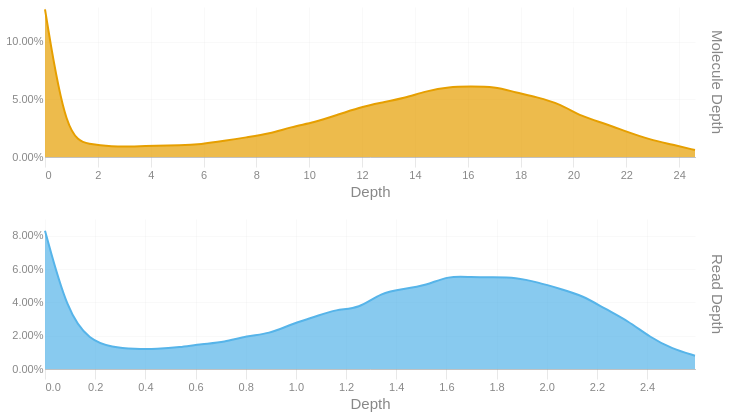

Notebook code for this chart:
### Code cell
readdep = depth_hist(tb['Read Depth'], q99, 3)
readdep = readdep.with_columns(pl.lit('Read Depth').alias('Metric'))
if not SKIPLR:
    moldep = depth_hist(tb['Molecule Depth'], mol_q99, 1)
    moldep = moldep.with_columns(pl.lit('Molecule Depth').alias('Metric'))
    _hist = pl.concat([readdep, moldep])
    _hist = _hist.filter(pl.col('Proportion') != 0)
    with SafeRender(_hist):
        (
            alt.Chart(_hist)        
            .mark_area(interpolate = "basis")
            .encode(
                x=alt.X('Bin:Q').scale(domainMin=0).axis(alt.Axis(title='Depth')),
                y = alt.Y('Proportion:Q', title = None).axis(format = '.2%'),
                color = alt.Color('Metric:N').legend(None),
                row = alt.Row("Metric:N").header(title = None, labelOrient = 'right'),
                tooltip = [
                    alt.Tooltip("Metric:N", title = "Metric"),
                    alt.Tooltip('Interval:N', title = "Depth Interval"),
                    alt.Tooltip('Proportion:Q', title = "% Alignments").format('.2%')
                ]
            )
            .resolve_scale(x='independent', y='independent')
            .properties(
                height = 150, width = 650,
                usermeta={'embedOptions': {'downloadFileName': f'{samplename}.depth.hist'}}
            )
        ).display()
else:
    readdep = readdep.filter(pl.col('Proportion') != 0)
    with SafeRender(readdep):
        (
            alt.Chart(readdep)        
            .mark_area(interpolate = "basis")
            .encode(
                x=alt.X('Bin:Q').scale(domainMin=0).axis(alt.Axis(title='Depth')),
                y = alt.Y('Proportion:Q', title = None).axis(format = '.2%'),
                tooltip = [
                    alt.Tooltip('Interval:N', title = "Depth Interval"),
                    alt.Tooltip('Proportion:Q', title = "% Alignments").format('.2%')
                ]
            )
            .properties(
                usermeta={'embedOptions': {'downloadFileName': f'{samplename}.depth.hist'}}
            )
        ).display()

### Figure 1 — Vega-Lite specification as saved in the notebook (floating-point values rounded to 4 significant figures)
{"width": 650, "height": 150, "config": {"title": {"anchor": "start", "dy": -15, "fontSize": 18, "color": "#888888", "subtitleColor": "#888888", "subtitleFontSize": 14}, "arc": {"fill": "#0072B2"}, "axis": {"domainColor": "#888888", "domainWidth": 0.5, "gridWidth": 0.2, "grid": false, "titleFontWeight": 400, "titleFontSize": 15, "labelFontSize": 11, "labelColor": "#888888", "tickColor": "#888888", "tickWidth": 0.2, "titleColor": "#888888"}, "axisBand": {"grid": false}, "axisX": {"grid": true, "tickSize": 10, "domainCap": "round"}, "axisY": {"domain": false, "grid": true, "tickSize": 0, "domainCap": "round"}, "background": "transparent", "header": {"labelFontSize": 15, "labelColor": "#888888", "titleFontSize": 15, "titleFontWeight": 600, "titleColor": "#888888"}, "legend": {"labelFont": "sans-serif", "labelFontSize": 12, "labelColor": "#888888", "symbolSize": 100, "symbolType": "circle", "titleFontSize": 12, "titlePadding": 10, "titleColor": "#888888", "title": null}, "range": {"category": ["#E69F00", "#56B4E9", "#009E73", "#F0E442", "#0072B2", "#D55E00", "#CC79A7", "#000000"], "diverging": ["#cfe8f3", "#a2d4ec", "#73bfe2", "#46abdb", "#1696d2", "#12719e"]}, "area": {"fill": "#0072B2", "fillOpacity": 0.7, "line": true, "strokeOpacity": 0.7}, "line": {"color": "#0072B2", "stroke": "#0072B2", "strokeWidth": 2}, "trail": {"color": "#0072B2", "stroke": "#0072B2", "strokeWidth": 0, "size": 1}, "point": {"filled": true, "fillOpacity": 1.0, "size": 95}, "text": {"color": "#888888", "fontSize": 11, "align": "right", "fontWeight": 400, "size": 11}, "bar": {"fill": "#0072B2", "stroke": null}, "view": {"stroke": null, "continuousWidth": 660, "continuousHeight": 400}}, "data": {"name": "data-1deb5c6c412f1550f2f0a258e9187ddd"}, "mark": {"type": "area", "interpolate": "basis"}, "encoding": {"color": {"field": "Metric", "legend": null, "type": "nominal"}, "row": {"field": "Metric", "header": {"title": null, "labelOrient": "right"}, "type": "nominal"}, "tooltip": [{"field": "Metric", "title": "Metric", "type": "nominal"}, {"field": "Interval", "title": "Depth Interval", "type": "nominal"}, {"field": "Proportion", "format": ".2%", "title": "% Alignments", "type": "quantitative"}], "x": {"axis": {"title": "Depth"}, "field": "Bin", "scale": {"domainMin": 0}, "type": "quantitative"}, "y": {"axis": {"format": ".2%"}, "field": "Proportion", "title": null, "type": "quantitative"}}, "resolve": {"scale": {"x": "independent", "y": "independent"}}, "usermeta": {"embedOptions": {"downloadFileName": "TF26LRJL0090_50B_H_10484332_23Y22YLT4_L7.depth.hist"}}, "$schema": "https://vega.github.io/schema/vega-lite/v6.4.1.json", "datasets": {"data-1deb5c6c412f1550f2f0a258e9187ddd": [{"Bin": 0.0, "Interval": "0.0-0.089", "Proportion": 0.083, "Metric": "Read Depth"}, {"Bin": 0.089, "Interval": "0.089-0.179", "Proportion": 0.034, "Metric": "Read Depth"}, {"Bin": 0.179, "Interval": "0.179-0.268", "Proportion": 0.017, "Metric": "Read Depth"}, {"Bin": 0.268, "Interval": "0.268-0.357", "Proportion": 0.013, "Metric": "Read Depth"}, {"Bin": 0.357, "Interval": "0.357-0.447", "Proportion": 0.012, "Metric": "Read Depth"}, {"Bin": 0.447, "Interval": "0.447-0.536", "Proportion": 0.012, "Metric": "Read Depth"}, {"Bin": 0.536, "Interval": "0.536-0.625", "Proportion": 0.013, "Metric": "Read Depth"}, {"Bin": 0.625, "Interval": "0.625-0.715", "Proportion": 0.015, "Metric": "Read Depth"}, {"Bin": 0.715, "Interval": "0.715-0.804", "Proportion": 0.016, "Metric": "Read Depth"}, {"Bin": 0.804, "Interval": "0.804-0.893", "Proportion": 0.02, "Metric": "Read Depth"}, {"Bin": 0.893, "Interval": "0.893-0.983", "Proportion": 0.021, "Metric": "Read Depth"}, {"Bin": 0.983, "Interval": "0.983-1.072", "Proportion": 0.027, "Metric": "Read Depth"}, {"Bin": 1.072, "Interval": "1.072-1.161", "Proportion": 0.031, "Metric": "Read Depth"}, {"Bin": 1.161, "Interval": "1.161-1.251", "Proportion": 0.036, "Metric": "Read Depth"}, {"Bin": 1.251, "Interval": "1.251-1.34", "Proportion": 0.036, "Metric": "Read Depth"}, {"Bin": 1.34, "Interval": "1.34-1.429", "Proportion": 0.046, "Metric": "Read Depth"}, {"Bin": 1.429, "Interval": "1.429-1.519", "Proportion": 0.048, "Metric": "Read Depth"}, {"Bin": 1.519, "Interval": "1.519-1.608", "Proportion": 0.05, "Metric": "Read Depth"}, {"Bin": 1.608, "Interval": "1.608-1.697", "Proportion": 0.056, "Metric": "Read Depth"}, {"Bin": 1.697, "Interval": "1.697-1.787", "Proportion": 0.055, "Metric": "Read Depth"}, {"Bin": 1.787, "Interval": "1.787-1.876", "Proportion": 0.055, "Metric": "Read Depth"}, {"Bin": 1.876, "Interval": "1.876-1.965", "Proportion": 0.055, "Metric": "Read Depth"}, {"Bin": 1.965, "Interval": "1.965-2.055", "Proportion": 0.052, "Metric": "Read Depth"}, {"Bin": 2.055, "Interval": "2.055-2.144", "Proportion": 0.048, "Metric": "Read Depth"}, {"Bin": 2.144, "Interval": "2.144-2.233", "Proportion": 0.044, "Metric": "Read Depth"}, {"Bin": 2.233, "Interval": "2.233-2.323", "Proportion": 0.036, "Metric": "Read Depth"}, {"Bin": 2.323, "Interval": "2.323-2.412", "Proportion": 0.029, "Metric": "Read Depth"}, {"Bin": 2.412, "Interval": "2.412-2.501", "Proportion": 0.019, "Metric": "Read Depth"}, {"Bin": 2.501, "Interval": "2.501-2.591", "Proportion": 0.012, "Metric": "Read Depth"}, {"Bin": 2.591, "Interval": "2.591-2.68", "Proportion": 0.008, "Metric": "Read Depth"}, {"Bin": 0.0, "Interval": "0.0-0.8", "Proportion": 0.128, "Metric": "Molecule Depth"}, {"Bin": 0.8, "Interval": "0.8-1.7", "Proportion": 0.016, "Metric": "Molecule Depth"}, {"Bin": 1.7, "Interval": "1.7-2.5", "Proportion": 0.011, "Metric": "Molecule Depth"}, {"Bin": 2.5, "Interval": "2.5-3.4", "Proportion": 0.009, "Metric": "Molecule Depth"}, {"Bin": 3.4, "Interval": "3.4-4.2", "Proportion": 0.009, "Metric": "Molecule Depth"}, {"Bin": 4.2, "Interval": "4.2-5.1", "Proportion": 0.01, "Metric": "Molecule Depth"}, {"Bin": 5.1, "Interval": "5.1-5.9", "Proportion": 0.01, "Metric": "Molecule Depth"}, {"Bin": 5.9, "Interval": "5.9-6.8", "Proportion": 0.011, "Metric": "Molecule Depth"}, {"Bin": 6.8, "Interval": "6.8-7.6", "Proportion": 0.014, "Metric": "Molecule Depth"}, {"Bin": 7.6, "Interval": "7.6-8.5", "Proportion": 0.017, "Metric": "Molecule Depth"}, {"Bin": 8.5, "Interval": "8.5-9.3", "Proportion": 0.02, "Metric": "Molecule Depth"}, {"Bin": 9.3, "Interval": "9.3-10.2", "Proportion": 0.026, "Metric": "Molecule Depth"}, {"Bin": 10.2, "Interval": "10.2-11.0", "Proportion": 0.03, "Metric": "Molecule Depth"}, {"Bin": 11.0, "Interval": "11.0-11.9", "Proportion": 0.036, "Metric": "Molecule Depth"}, {"Bin": 11.9, "Interval": "11.9-12.7", "Proportion": 0.043, "Metric": "Molecule Depth"}, {"Bin": 12.7, "Interval": "12.7-13.6", "Proportion": 0.047, "Metric": "Molecule Depth"}, {"Bin": 13.6, "Interval": "13.6-14.4", "Proportion": 0.051, "Metric": "Molecule Depth"}, {"Bin": 14.4, "Interval": "14.4-15.3", "Proportion": 0.057, "Metric": "Molecule Depth"}, {"Bin": 15.3, "Interval": "15.3-16.1", "Proportion": 0.061, "Metric": "Molecule Depth"}, {"Bin": 16.1, "Interval": "16.1-17.0", "Proportion": 0.061, "Metric": "Molecule Depth"}, {"Bin": 17.0, "Interval": "17.0-17.8", "Proportion": 0.061, "Metric": "Molecule Depth"}, {"Bin": 17.8, "Interval": "17.8-18.6", "Proportion": 0.056, "Metric": "Molecule Depth"}, {"Bin": 18.6, "Interval": "18.6-19.5", "Proportion": 0.052, "Metric": "Molecule Depth"}, {"Bin": 19.5, "Interval": "19.5-20.3", "Proportion": 0.046, "Metric": "Molecule Depth"}, {"Bin": 20.3, "Interval": "20.3-21.2", "Proportion": 0.035, "Metric": "Molecule Depth"}, {"Bin": 21.2, "Interval": "21.2-22.0", "Proportion": 0.029, "Metric": "Molecule Depth"}, {"Bin": 22.0, "Interval": "22.0-22.9", "Proportion": 0.022, "Metric": "Molecule Depth"}, {"Bin": 22.9, "Interval": "22.9-23.7", "Proportion": 0.015, "Metric": "Molecule Depth"}, {"Bin": 23.7, "Interval": "23.7-24.6", "Proportion": 0.011, "Metric": "Molecule Depth"}, {"Bin": 24.6, "Interval": "24.6-25.43", "Proportion": 0.006, "Metric": "Molecule Depth"}]}}
